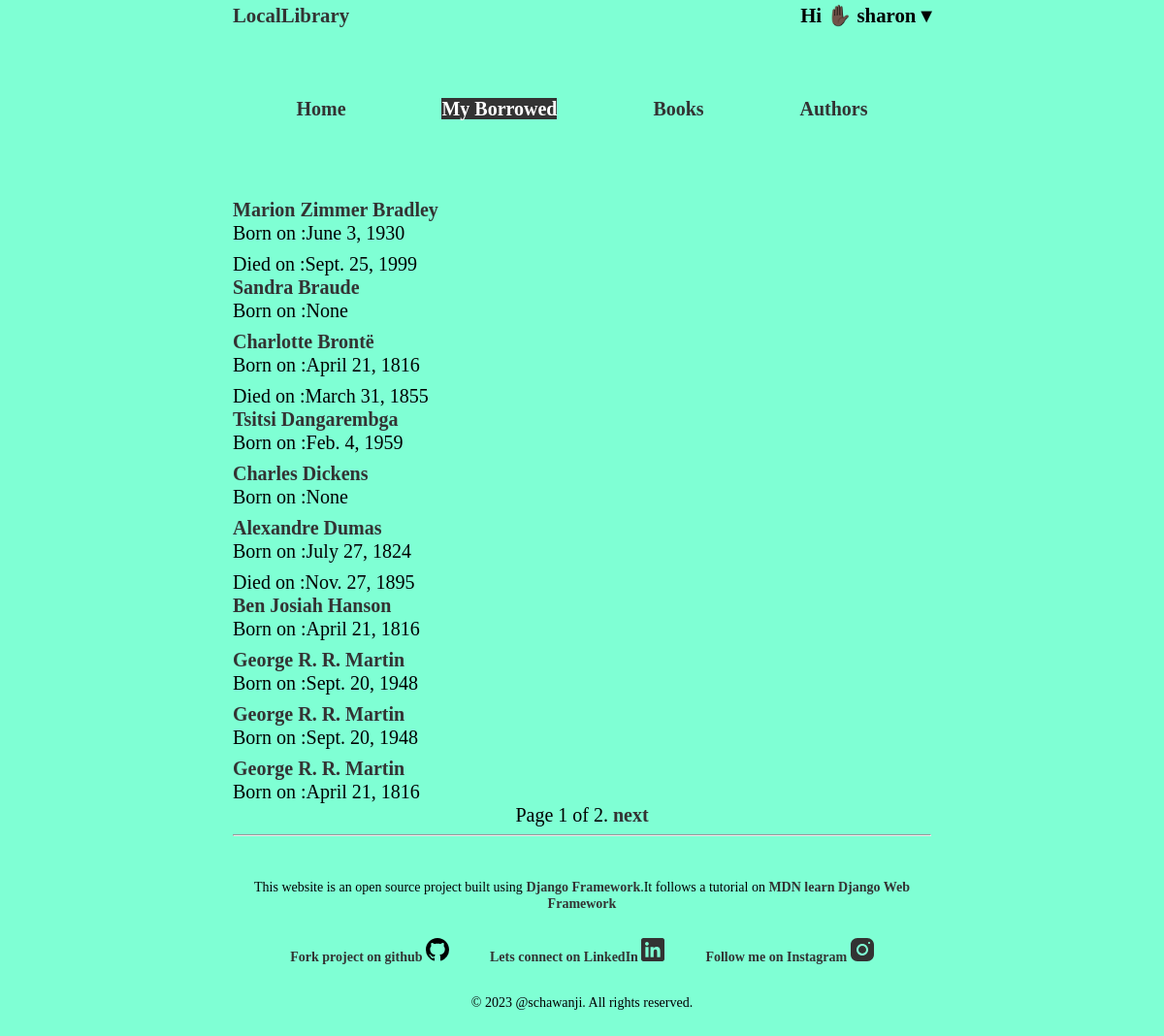
The page /catalog/authors/ (signed in) on the database its author committed.
### catalog/models.py (models this page shows, shortened)
class Author(models.Model):
    first_name = models.CharField(max_length=100)
    last_name = models.CharField(max_length=100)
    date_of_birth = models.DateField(null=True, blank=True)
    date_of_death = models.DateField('Died', null=True, blank=True)
    image = models.ImageField(upload_to='images/',null=True)
    class Meta:
        ordering = ['last_name']
    def get_absolute_url(self):
        return reverse('author-detail', args=[str(self.id)])

### catalog/views.py (the view)
# urls.py: path('authors/',views.AuthorList.as_view(),name='authors'),
class AuthorList(LoginRequiredMixin,ListView):
    model=models.Author
    paginate_by = 10

### catalog/templates/catalog/author_list.html (shortened to what this page needs)
{% extends 'base.html' %}
{% block content %}
{% for author in author_list %}
<ul>
    <li> <a href="{{ author.get_absolute_url }}">{{author.first_name}} {{author.last_name}}</a> </li>
    <li class = 'date_of_death'>Born on :{{author.date_of_birth }}</li>
    <li>{{author.book.title}}<a href=""></a></li>
{% if author.date_of_death  %}
<li class = 'date_of_death'>Died on :{{author.date_of_death }}</li>
{% endif %}
</ul>
{% endfor %}
{% endblock %}

### catalog/templates/base.html (shortened to what this page needs)
<!DOCTYPE html>
<html lang="en">
<head>
  {% load static %}
  <link rel="stylesheet" href="{% static 'css/style.css'%}">
</head>
<body>
  <header>
    <nav class="navbar">
      <ul class="logo">
        <li><a href="{% url 'home' %}">LocalLibrary</a> </li>
        {% if user.is_authenticated %}
        <li class="dropdown">
          <div class="welcome-message">Hi ✋🏿 <strong>{{ user.get_username }} &#9662;</strong></div>
        </li>
      </ul>
      <div class="menu" id="menu">
        <ul class="menu-items">
          <li><a href="{% url 'home' %}">Home</a></li>
          <li><a href="{% url 'my-borrowed' %}" class="active">My Borrowed</a></li>
          <li><a href="{% url 'books' %}">Books</a></li>
          <li><a href="{% url 'authors' %}">Authors</a></li>
        </ul>
      </div>
    </nav>
    {% else %}
    <li><a href="{% url 'login' %}?next={{ request.path }}">Login</a>/<a href="{% url 'signup'%}">Register</a></li>
    </ul>
    {% endif %}
  </header>
  <main>
    {% block content %}{% endblock %}
    {% block pagination %}
    {% if is_paginated %}
    <div class="pagination">
      <span class="page-links">
        <span class="page-current">
          Page {{ page_obj.number }} of {{ page_obj.paginator.num_pages }}.
        </span>
        {% if page_obj.has_next %}
        <a href="{{ request.path }}?page={{ page_obj.next_page_number }}">next</a>
        {% endif %}
      </span>
    </div>
    {% endif %}
    {% endblock %}
  </main>
  <hr>
  <footer>
    <div class="footer-content">
      <p>This website is an open source project built using <a href="https://www.djangoproject.com/">Django
          Framework</a>.It follows a tutorial on <a
          href="https://developer.mozilla.org/en-US/docs/Learn/Server-side/Django/Introduction">MDN learn Django Web
          Framework</a> </p>
      <ul class="footer-links">
        <li>
          <a href="https://github.com/schawanji/locallibrary">Fork project on github
          </a>
        </li>
        <li>
          <a href="https://www.linkedin.com/in/schawanji/">Lets connect on LinkedIn
          </a>
        </li>
        <li>
          <a href="https://www.instagram.com/schawanji/">Follow me on Instagram
            </a>
        </li>
      </ul>
      <p>&copy; 2023 @schawanji. All rights reserved.</p>
    </div>
  </footer>
</body>
</html>

### catalog/static/css/style.css (style rules this page uses)
body { background-color: aquamarine; margin: 0 auto; width: 60%; line-height: 1.1rem; font-size:20px; box-sizing: border-box; }
ul { list-style: none; padding: 0; margin: 0; line-height: 1rem; }
li { list-style: none; padding-top: 0.5rem; line-height: 1rem; }
a { text-decoration: none; color: #333; font-weight: 700; }
a.active { background-color: #333; color: #fff; }
.menu { padding: 1rem; margin-bottom: 3rem; }
nav ul { list-style-type: none; margin: 0; padding: 0; display: flex; justify-content: space-around; }
nav li { position: relative; }
.logo { list-style: none; display: flex; justify-content: space-between; font-size: 1.3rem; margin-bottom: 3rem; font-weight: 700; position: relative; }
.pagination { text-align: center; }
.menu li { padding: 1rem; }
.menu a { text-decoration: none; }
footer { padding: 20px; text-align: center; }
.footer-content { max-width: 800px; margin: 0 auto; }
.footer-content p { margin-bottom: 10px; font-size: 14px; }
.footer-links { list-style-type: none; padding: 0; margin: 0; display: flex; justify-content: center; gap: 10px; font-size: 14px; }
.footer-links li { padding: 1rem; }
.footer-links li a { color: #333; text-decoration: none; }

### rows shown on the page
Author: first_name "Marion Zimmer", last_name "Bradley", date_of_birth "June 3, 1930", date_of_death "Sept. 25, 1999"
Author: first_name "Sandra", last_name "Braude", date_of_birth "None"
Author: first_name "Charlotte", last_name "Brontë", date_of_birth "April 21, 1816", date_of_death "March 31, 1855"
Author: first_name "Tsitsi", last_name "Dangarembga", date_of_birth "Feb. 4, 1959"
Author: first_name "Charles", last_name "Dickens", date_of_birth "None"
Author: first_name "Alexandre", last_name "Dumas", date_of_birth "July 27, 1824", date_of_death "Nov. 27, 1895"
Author: first_name "Ben Josiah", last_name "Hanson", date_of_birth "April 21, 1816"
Author: first_name "George R. R.", last_name "Martin", date_of_birth "Sept. 20, 1948"
Author: first_name "George R. R.", last_name "Martin", date_of_birth "Sept. 20, 1948"
Author: first_name "George R. R.", last_name "Martin", date_of_birth "April 21, 1816"

### other values the page prints
{{ user.get_username }} "sharon"
{{ page_obj.number }} "1"
{{ page_obj.paginator.num_pages }} "2"
